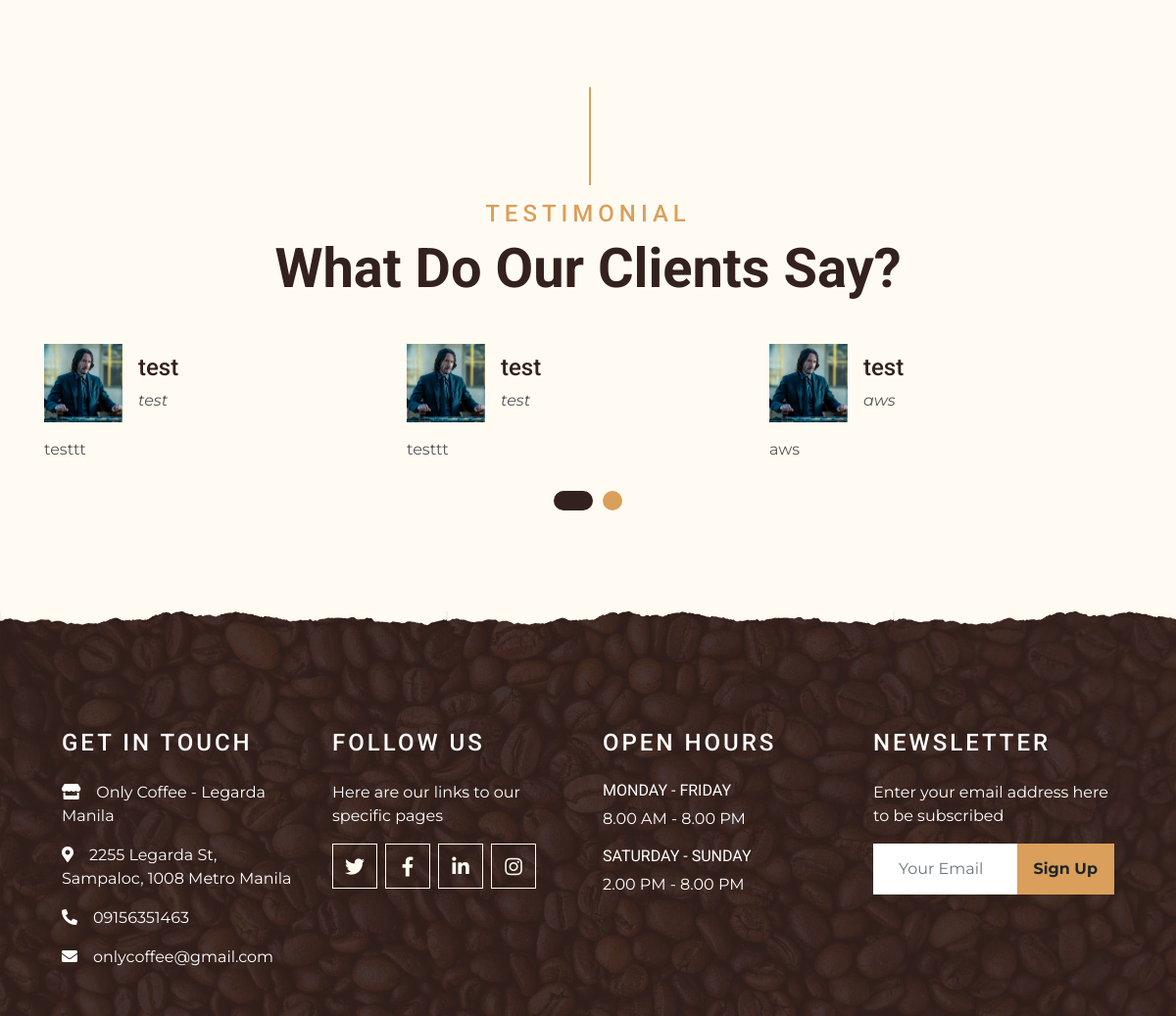
The app's page / (lower part), older data.
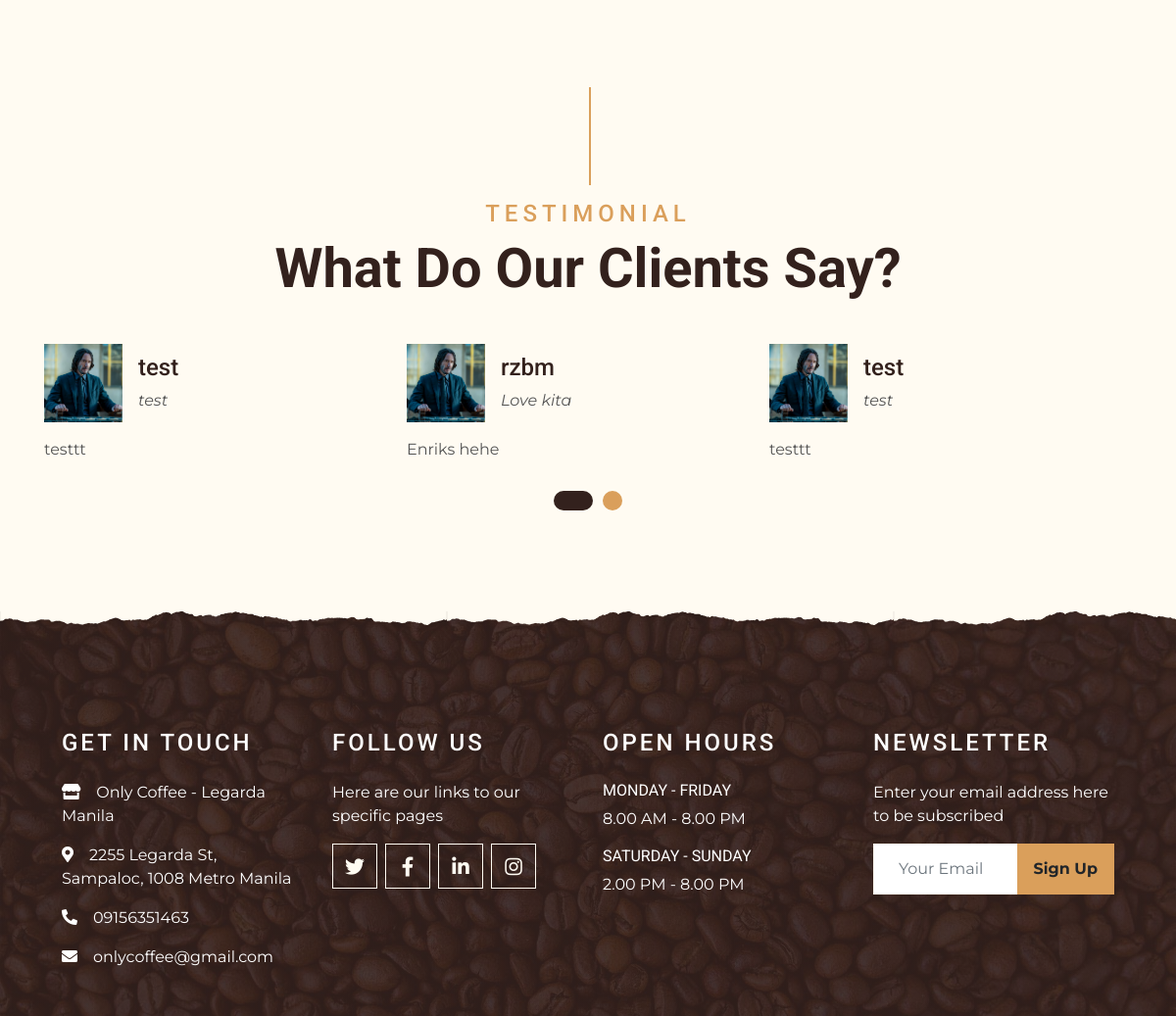
The same page, newer data.
### tables this page shows
CREATE TABLE `tblfeedback` (
  `feedbackid` int(11) NOT NULL,
  `title` varchar(255) NOT NULL,
  `feedback_desc` text DEFAULT NULL,
  `feedback_datetime` datetime NOT NULL DEFAULT current_timestamp(),
  `customerid` int(11) DEFAULT NULL
);

CREATE TABLE `tblemployees` (
  `employeeID` int(11) NOT NULL,
  `firstname` varchar(255) NOT NULL,
  `lastname` varchar(255) NOT NULL,
  `email` varchar(50) NOT NULL,
  `position` varchar(255) NOT NULL DEFAULT 'guest',
  `hiredate` date NOT NULL DEFAULT current_timestamp(),
  `username` varchar(50) NOT NULL,
  `password` varchar(255) NOT NULL
);

CREATE TABLE `tblcoffeeshop` (
  `coffeeshopid` int(11) NOT NULL,
  `shopname` varchar(255) NOT NULL,
  `branch` varchar(255) DEFAULT NULL,
  `address` varchar(255) DEFAULT NULL,
  `contact_no` varchar(11) DEFAULT NULL,
  `email` varchar(50) DEFAULT NULL,
  `employees_id` int(11) DEFAULT NULL
);

### views/partials/nav.php (called while the page is built, shortened)
<?php
$db = App::resolve('Core\Database');
$coffee_data = $db->query("SELECT * FROM tblcoffeeshop")->get();
?>

### Core/functions.php (called while the page is built, shortened)
<?php
function base_path($path) {
  return BASE_PATH . $path;
}
function view($path, $attributes = []) {
  extract($attributes);
  require base_path('views/' . $path);
}

### Http/controllers/index.php (called while the page is built, shortened)
<?php
$db = App::resolve('Core\Database');
$feedback = $db->query("SELECT * FROM tblfeedback JOIN tblemployees ON employeeID = customerid ORDER BY RAND() LIMIT 5")->get();
view('index.view.php', [
  'feedback' => $feedback
]);

### public/index.php (called while the page is built, shortened)
<?php
require BASE_PATH . "Core/functions.php";
spl_autoload_register(function($class) {
  $class = str_replace('\\', DIRECTORY_SEPARATOR , $class);
});
require base_path('bootstrap.php');
$router = new \Core\Router();
$uri = parse_url($_SERVER['REQUEST_URI'])['path'];
$method = $_POST['_method'] ?? $_SERVER['REQUEST_METHOD'];
$router->route($uri, $method);

### Core/Container.php (called while the page is built, shortened)
<?php
class Container {
  protected $bindings = [];
  public function bind($key, $resolver)
  {
    $this->bindings[$key] = $resolver;
  }
  public function resolve($key)
  {
    if(array_key_exists($key, $this->bindings)) {
      $resolver = $this->bindings[$key];
      return call_user_func($resolver);
    }
  }
}
?>

### config.php (called while the page is built)
<?php
return [
  'database' => [
    'host' => 'localhost',
    'port' => 3306,
    'dbname' => 'coffeeshop_db',
    'charset' => 'utf8mb4'
  ],
  'account' => [
    'username' => 'root',
    'password' => ''
  ]
];

### bootstrap.php (called while the page is built, shortened)
<?php
$container = new Container();
$container->bind('Core\Database', function() {
  $config = require(base_path("config.php"));
  return new Core\Database($config['database'], $config['account']['username'], $config['account']['password']);
});
?>

### Core/Database.php (called while the page is built, shortened)
<?php
class Database {
  public $connection;
  public $statement;
  public function __construct(array $config, string $username, string $password) {
    $dsn = "mysql:" . http_build_query($config, '', ';');
    $this->connection = new PDO($dsn, $username, $password, [
      PDO::ATTR_DEFAULT_FETCH_MODE => PDO::FETCH_ASSOC,
      ]);
  }
  public function query($query, $params = []) {
    $this->statement = $this->connection->prepare($query);
    $this->statement->execute($params);
    return $this;
  }
  public function get() {
    return $this->statement->fetchAll();
  }
}
?>

### Core/App.php (called while the page is built, shortened)
<?php
class App {
  protected static $container;
  public static function setContainer($container)
  {
    static::$container = $container;
  }
  public static function resolve($key)
  {
    return static::$container->resolve($key);
  }
}
?>

### views/index.view.php (the view, shortened to what the changed rows need)
<?php require 'partials/head.php'; ?>
<?php require 'partials/nav.php'; ?>
<div class="container-fluid pt-5">
    <div class="container">
        <div class="row">
            <div class="col-lg-6">
            </div>
            <div class="col-lg-6">
            </div>
        </div>
    </div>
</div>
<div class="container-fluid py-5">
    <div class="container">
        <div class="section-title">
            <h4 class="text-primary text-uppercase" style="letter-spacing: 5px;">Testimonial</h4>
            <h1 class="display-4">What Do Our Clients Say?</h1>
        </div>
        <div class="owl-carousel testimonial-carousel">
            <?php foreach ($feedback as $fback) : ?>
                <div class="testimonial-item">
                    <div class="d-flex align-items-center mb-3">
                        <img class="img-fluid" src="img/testimonial-1.jpg" alt="">
                        <div class="ml-3">
                            <h4><?= $fback['username'] ?></h4>
                            <i><?= $fback['title'] ?></i>
                        </div>
                    </div>
                    <p class="m-0" style="padding-right:20px"><?= $fback['feedback_desc'] ?></p>
                </div>
            <?php endforeach; ?>
        </div>
    </div>
</div>
<?php require 'partials/foot.php'; ?>

### Core/Router.php (shortened to what the changed rows need)
<?php
class Router {
  protected $routes = [];
  public function add($method, $uri, $controller)
  {
    $this->routes[] = [
      'uri' => $uri,
      'controller' => $controller,
      'method' => $method,
      'middleware' => NULL,
    ];
    return $this;
  }
  public function only($key)
  {
    $this->routes[array_key_last($this->routes)]['middleware'] = $key;
  }
  public function route($uri, $method)
  {
    foreach ($this->routes as $route) {
      if ($route['uri'] === $uri && $route['method'] === strtoupper($method)) {
        return require base_path('Http/controllers/' . $route['controller']);
      }
    }
  }
}

### views/partials/foot.php (shortened to what the changed rows need)
<?php
$db = App::resolve('Core\Database');
$coffee_data = $db->query("SELECT * FROM tblcoffeeshop")->get();
?>
    <div class="container-fluid footer text-white mt-5 pt-5 px-0 position-relative overlay-top">
        <div class="row mx-0 pt-5 px-sm-3 px-lg-5 mt-4">
            <div class="col-lg-3 col-md-6 mb-5">
                <h4 class="text-white text-uppercase mb-4" style="letter-spacing: 3px;">Get In Touch</h4>
                <?php foreach ($coffee_data as $data) : ?>
                    <p><i class="fa fa-solid fa-store mr-3"></i><?= $data['shopname'] ?> - <?= $data['branch']?></p>
                    <p><i class="fa fa-map-marker-alt mr-3"></i><?= $data['address']?></p>
                    <p><i class="fa fa-phone-alt mr-3"></i><?= $data['contact_no']?></p>
                    <p class="m-0"><i class="fa fa-envelope mr-3"></i><?= $data['email']?></p>
                <?php endforeach; ?>
            </div>
            <div class="col-lg-3 col-md-6 mb-5">
                <h4 class="text-white text-uppercase mb-4" style="letter-spacing: 3px;">Follow Us</h4>
                <p>Here are our links to our specific pages</p>
                <div class="d-flex justify-content-start">
                    <a class="btn btn-lg btn-outline-light btn-lg-square mr-2" href="#"><i class="fab fa-twitter"></i></a>
                    <a class="btn btn-lg btn-outline-light btn-lg-square mr-2" href="#"><i class="fab fa-facebook-f"></i></a>
                    <a class="btn btn-lg btn-outline-light btn-lg-square mr-2" href="#"><i class="fab fa-linkedin-in"></i></a>
                    <a class="btn btn-lg btn-outline-light btn-lg-square" href="#"><i class="fab fa-instagram"></i></a>
                </div>
            </div>
            <div class="col-lg-3 col-md-6 mb-5">
                <h4 class="text-white text-uppercase mb-4" style="letter-spacing: 3px;">Open Hours</h4>
                <div>
                    <h6 class="text-white text-uppercase">Monday - Friday</h6>
                    <p>8.00 AM - 8.00 PM</p>
                    <h6 class="text-white text-uppercase">Saturday - Sunday</h6>
                    <p>2.00 PM - 8.00 PM</p>
                </div>
            </div>
            <div class="col-lg-3 col-md-6 mb-5">
                <h4 class="text-white text-uppercase mb-4" style="letter-spacing: 3px;">Newsletter</h4>
                <p>Enter your email address here to be subscribed</p>
                <div class="w-100">
                    <div class="input-group">
                        <input type="text" class="form-control border-light" style="padding: 25px;" placeholder="Your Email">
                        <div class="input-group-append">
                            <button class="btn btn-primary font-weight-bold px-3">Sign Up</button>
                        </div>
                    </div>
                </div>
            </div>
        </div>
    </div>
</body>
</html>

Row changes from the older to the newer data that the page shows:
removed tblfeedback: customerid.username "test", title "aws", feedback_desc "aws"
added tblfeedback: customerid.username "rzbm", title "Love kita", feedback_desc "Enriks hehe"
